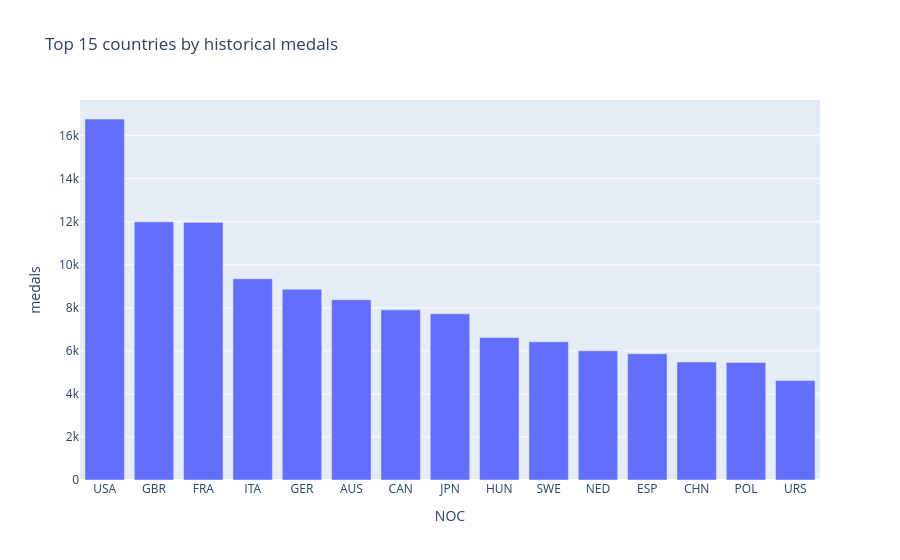

Notebook source saved alongside this figure:
### Markdown cell above
## 3) Exploration metier: pays, sports, genre

### Code cell
country_medals = (
    work.groupby("NOC", as_index=False)["is_medal"]
    .sum()
    .rename(columns={"is_medal": "medals"})
    .sort_values("medals", ascending=False)
)

top_countries = country_medals.head(15)
fig = px.bar(top_countries, x="NOC", y="medals", title="Top 15 countries by historical medals")
fig.show()

top_countries

### Figure 1 — Plotly figure (JSON) as saved in the notebook; plotly's stock layout.template omitted (floating-point values rounded to 4 significant figures)
{"data": [{"hovertemplate": "NOC=%{x}<br>medals=%{y}<extra></extra>", "legendgroup": "", "marker": {"color": "#636efa", "pattern": {"shape": ""}}, "name": "", "orientation": "v", "showlegend": false, "textposition": "auto", "type": "bar", "x": ["USA", "GBR", "FRA", "ITA", "GER", "AUS", "CAN", "JPN", "HUN", "SWE", "NED", "ESP", "CHN", "POL", "URS"], "xaxis": "x", "y": [16774, 11998, 11971, 9351, 8866, 8379, 7907, 7721, 6621, 6422, 6004, 5862, 5484, 5459, 4622], "yaxis": "y"}], "layout": {"barmode": "relative", "legend": {"tracegroupgap": 0}, "title": {"text": "Top 15 countries by historical medals"}, "xaxis": {"anchor": "y", "domain": [0.0, 1.0], "title": {"text": "NOC"}}, "yaxis": {"anchor": "x", "domain": [0.0, 1.0], "title": {"text": "medals"}}}}
